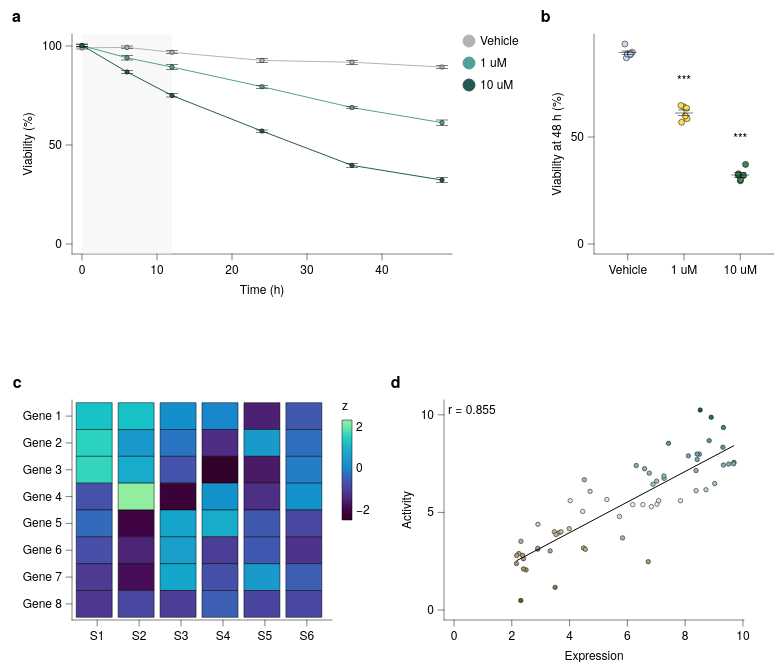

Write the Vega-Lite specification saved for this chart.
### Vega-Lite specification from a JSON file in a GitHub repository (floating-point values rounded to 4 significant figures)
{"background": null, "config": {"arc": {"fill": "#DBDBDB", "fillOpacity": 1.0, "innerRadius": 25.0, "padAngle": 0.03, "stroke": "black", "strokeOpacity": 1, "strokeWidth": 0.25}, "area": {"fill": "#DBDBDB", "fillOpacity": 1.0, "stroke": "black", "strokeOpacity": 1, "strokeWidth": 0.25}, "axis": {"domain": true, "domainCap": "round", "domainColor": "black", "domainWidth": 0.25, "grid": false, "gridCap": "round", "gridColor": "#F1F1F1", "gridDash": [0, 0], "gridOpacity": 1.0, "gridWidth": 0.25, "labelColor": "black", "labelFont": "Helvetica Neue, HelveticaNeue, Helvetica, Arial, sans-serif", "labelFontSize": 6, "labelFontStyle": "normal", "labelFontWeight": 400, "offset": 0, "ticks": true, "tickCap": "round", "tickColor": "black", "tickRound": false, "tickSize": 3, "tickWidth": 0.25, "titleColor": "black", "titleFont": "Helvetica Neue, HelveticaNeue, Helvetica, Arial, sans-serif", "titleFontSize": 6, "titleFontStyle": "normal", "titleFontWeight": 400}, "axisX": {"domain": true, "labelAlign": "center", "labelAngle": 0, "labels": true, "ticks": true, "translate": 0}, "axisY": {"domain": true, "labelAlign": "right", "labelAngle": 0, "labels": true, "ticks": true, "translate": 0}, "axisRight": {"domain": true, "labelAlign": "left", "labelAngle": 0, "labels": true, "ticks": true, "translate": 0}, "axisTop": {"domain": true, "labelAlign": "center", "labelAngle": 0, "labels": true, "ticks": true, "translate": 0}, "axisBand": {"tickOffset": 0}, "bar": {"fill": "#DBDBDB", "fillOpacity": 1.0, "stroke": "black", "strokeOpacity": 1, "strokeWidth": 0.25}, "boxplot": {"size": 9.0, "ticks": {"cornerRadius": 0.25, "fill": "black", "opacity": 1, "size": 4.5, "thickness": 0.25}, "box": {"fillOpacity": 1.0, "stroke": "black", "strokeOpacity": 1, "strokeWidth": 0.25}, "median": {"cornerRadius": 0, "fill": "black", "fillOpacity": 1.0, "opacity": 1, "size": 9.0, "thickness": 0.25}, "rule": {"fill": "black", "fillOpacity": 1.0, "size": 10.0, "stroke": "black", "strokeDash": [0, 0], "strokeOpacity": 1, "strokeWidth": 0.25}, "outliers": {"color": "black", "fill": "black", "fillOpacity": 1.0, "size": 0, "stroke": "black", "strokeOpacity": 1, "strokeWidth": 0.25}}, "circle": {"fill": "black", "fillOpacity": 1.0, "size": 1.25, "stroke": null, "strokeOpacity": 1, "strokeWidth": 0.25}, "errorband": {"band": {"fillOpacity": 0.6, "stroke": null, "strokeWidth": 0.25, "strokeOpacity": 1}, "borders": {"opacity": 0, "strokeOpacity": 1, "strokeWidth": 0.25}}, "errorbar": {"opacity": 1, "rule": {"strokeDash": [0, 0], "strokeWidth": 0.25}, "ticks": {"color": "black", "cornerRadius": 0.125, "opacity": 1, "size": 6.0, "thickness": 0.25}, "thickness": 0.25}, "font": "Helvetica Neue, HelveticaNeue, Helvetica, Arial, sans-serif", "geoshape": {"fill": "#DBDBDB", "fillOpacity": 1.0, "stroke": "black", "strokeOpacity": 1, "strokeWidth": 0.25}, "header": {"labelColor": "black", "labelFont": "Helvetica Neue, HelveticaNeue, Helvetica, Arial, sans-serif", "labelFontSize": 6, "labelFontStyle": "normal", "labelFontWeight": 400, "titleColor": "black", "titleFont": "Helvetica Neue, HelveticaNeue, Helvetica, Arial, sans-serif", "titleFontSize": 6, "titleFontStyle": "normal", "titleFontWeight": 400, "titlePadding": 0}, "legend": {"disable": false, "offset": 4.5, "titlePadding": 4, "labelOffset": 2, "gradientLabelOffset": 2, "columnPadding": 4, "rowPadding": 2, "gradientLength": 50.0, "gradientThickness": 5.0, "gradientOpacity": 1.0, "gradientStrokeColor": "black", "gradientStrokeWidth": 0.25, "labelColor": "black", "labelFont": "Helvetica Neue, HelveticaNeue, Helvetica, Arial, sans-serif", "labelFontSize": 6, "labelFontStyle": "normal", "labelFontWeight": 400, "strokeColor": "black", "strokeWidth": 0, "symbolSize": 36, "symbolStrokeColor": "black", "symbolStrokeWidth": 0.25, "titleColor": "black", "titleFont": "Helvetica Neue, HelveticaNeue, Helvetica, Arial, sans-serif", "titleFontSize": 6, "titleFontStyle": "normal", "titleFontWeight": 400}, "line": {"color": "black", "stroke": "black", "strokeCap": "butt", "strokeDash": [0, 0], "strokeOpacity": 1, "strokeWidth": 0.5}, "point": {"filled": true, "fill": "#DBDBDB", "fillOpacity": 1.0, "size": 5.0, "stroke": "black", "strokeOpacity": 1, "strokeWidth": 0.25}, "range": {"category": ["#B2B2B2", "#4A7CD3", "#008542", "#664CAF", "#509F98", "#636363", "#284F93", "#005226", "#382864", "#285753"], "diverging": {"scheme": ["#443E60", "#5F597E", "#7C759B", "#9994B6", "#B7B4CC", "#D6D5DC", "#F6F6F6", "#D1DAD9", "#A4C2BF", "#7AA9A4", "#578E89", "#37736E", "#1B5954"]}, "heatmap": {"scheme": ["#440154", "#472270", "#433E82", "#38598C", "#2C728E", "#238A8D", "#24A086", "#39B578", "#5DC862", "#96D646", "#CAE02D", "#FDE724"]}, "ordinal": {"scheme": ["#F1F1F1", "#DBDBDB", "#C6C6C6", "#B2B2B2", "#9D9D9D", "#898989", "#767676", "#636363", "#515151", "#404040", "#2F2F2F", "#1F1F1F"]}, "ramp": {"scheme": ["#440154", "#472270", "#433E82", "#38598C", "#2C728E", "#238A8D", "#24A086", "#39B578", "#5DC862", "#96D646", "#CAE02D", "#FDE724"]}}, "rule": {"color": "black", "stroke": "black", "strokeCap": "round", "strokeDash": [2, 2], "strokeOpacity": 1, "strokeWidth": 0.25}, "scale": {"barBandPaddingInner": 0.1, "rectBandPaddingInner": 0, "tickBandPaddingInner": 0.1, "bandPaddingOuter": 0.1, "bandWithNestedOffsetPaddingInner": 0.2, "bandWithNestedOffsetPaddingOuter": 0.2, "offsetBandPaddingInner": 0, "offsetBandPaddingOuter": 0, "continuousPadding": 5.0, "round": false}, "rect": {"fill": "#DBDBDB", "fillOpacity": 1.0, "stroke": "black", "strokeOpacity": 1, "strokeWidth": 0.25}, "square": {"fill": "#DBDBDB", "fillOpacity": 1.0, "size": 10.0, "stroke": "black", "strokeOpacity": 1, "strokeWidth": 0.25}, "text": {"color": "black", "font": "Helvetica Neue, HelveticaNeue, Helvetica, Arial, sans-serif", "fontSize": 6, "fontStyle": "normal", "fontWeight": 400}, "tick": {"color": "black", "cornerRadius": 0.125, "opacity": 1.0, "size": 9.0, "thickness": 0.25}, "title": {"anchor": "middle", "frame": "group", "color": "black", "font": "Helvetica Neue, HelveticaNeue, Helvetica, Arial, sans-serif", "fontSize": 6, "fontStyle": "normal", "fontWeight": 400, "subtitleColor": "black", "subtitleFont": "Helvetica Neue, HelveticaNeue, Helvetica, Arial, sans-serif", "subtitleFontSize": 6, "subtitleFontStyle": "normal", "subtitleFontWeight": 400}, "trail": {"color": "black", "opacity": 1, "size": 0.5}, "view": {"continuousWidth": 100, "continuousHeight": 100, "discreteWidth": 100, "discreteHeight": 100, "fill": null, "stroke": null, "strokeWidth": 0.25}}, "vconcat": [{"hconcat": [{"vconcat": [{"layer": [{"mark": {"type": "rect", "color": "#F1F1F1", "cornerRadius": 0, "opacity": 0.5, "stroke": null, "strokeOpacity": 0, "strokeWidth": 0}, "encoding": {"x": {"datum": 0.0}, "x2": {"datum": 12.0}}, "name": "__dsshade_1"}, {"data": {"name": "data-2df8fcd8789482323111f1ef45e04648"}, "mark": {"type": "line"}, "encoding": {"color": {"field": "dose", "scale": {"range": ["#B2B2B2", "#509F98", "#285753"]}, "sort": ["Vehicle", "1 uM", "10 uM"], "title": null, "type": "nominal"}, "x": {"field": "hour", "scale": {"domain": [0, 48], "nice": false}, "title": "Time (h)", "type": "quantitative"}, "y": {"aggregate": "mean", "field": "viability", "title": "Viability (%)", "type": "quantitative", "scale": {"nice": false}}}}, {"data": {"name": "data-2df8fcd8789482323111f1ef45e04648"}, "mark": {"type": "errorbar", "extent": "stderr"}, "encoding": {"detail": {"field": "dose", "type": "nominal"}, "x": {"field": "hour", "scale": {"domain": [0, 48], "nice": false}, "title": "Time (h)", "type": "quantitative"}, "y": {"field": "viability", "title": "", "type": "quantitative", "scale": {"nice": false}}}}, {"data": {"name": "data-2df8fcd8789482323111f1ef45e04648"}, "mark": {"type": "point", "filled": true}, "encoding": {"color": {"field": "dose", "scale": {"range": ["#B2B2B2", "#509F98", "#285753"]}, "sort": ["Vehicle", "1 uM", "10 uM"], "title": null, "type": "nominal"}, "x": {"field": "hour", "scale": {"domain": [0, 48], "nice": false}, "title": "Time (h)", "type": "quantitative"}, "y": {"aggregate": "mean", "field": "viability", "title": "", "type": "quantitative", "scale": {"nice": false}}}}], "height": 110, "width": 190}], "data": {"name": "data-f649f9d1c293ec8042ca0358e3477a5a"}, "name": "__dsfigure_label_1", "title": {"text": "a", "anchor": "start", "dx": -5, "dy": 0, "fontSize": 8, "fontWeight": 700, "frame": "bounds"}}, {"vconcat": [{"layer": [{"data": {"name": "data-57725c74331da9a384eb74789823cfd5"}, "mark": {"type": "circle", "opacity": 1.0, "size": 9.0, "stroke": "black", "strokeOpacity": 1, "strokeWidth": 0.25}, "encoding": {"color": {"field": "dose", "legend": null, "scale": {"domain": ["Vehicle", "1 uM", "10 uM"], "range": ["#C6D9F1", "#FDDD5D", "#438156"]}, "sort": ["Vehicle", "1 uM", "10 uM"], "title": null, "type": "nominal"}, "x": {"axis": {}, "field": "dose", "scale": {"domain": ["Vehicle", "1 uM", "10 uM"]}, "sort": ["Vehicle", "1 uM", "10 uM"], "title": null, "type": "nominal"}, "xOffset": {"field": "jitter_x", "scale": {"domain": [-2.65, 2.65], "range": [8.6, 13.9]}, "type": "quantitative"}, "y": {"field": "viability", "title": "Viability at 48 h (%)", "type": "quantitative", "scale": {"nice": false}}}}, {"data": {"name": "data-367dc2c68b38cfd54792e89a209c9a37"}, "mark": {"type": "errorbar"}, "encoding": {"x": {"axis": {}, "field": "dose", "scale": {"domain": ["Vehicle", "1 uM", "10 uM"]}, "sort": ["Vehicle", "1 uM", "10 uM"], "title": null, "type": "nominal"}, "y": {"field": "__mean", "title": "Viability at 48 h (%)", "type": "quantitative", "scale": {"nice": false}}, "yError": {"field": "__error"}}}, {"data": {"name": "data-367dc2c68b38cfd54792e89a209c9a37"}, "mark": {"type": "tick"}, "encoding": {"x": {"axis": {}, "field": "dose", "scale": {"domain": ["Vehicle", "1 uM", "10 uM"]}, "sort": ["Vehicle", "1 uM", "10 uM"], "title": null, "type": "nominal"}, "y": {"field": "__mean", "title": "Viability at 48 h (%)", "type": "quantitative", "scale": {"nice": false}}}}, {"layer": [{"data": {"values": [{"y": 64.74, "label": "***", "__dysonsphere__": 1}]}, "mark": {"type": "text", "align": "center", "baseline": "bottom", "dy": -10.0, "fontSize": 6}, "encoding": {"text": {"field": "label", "type": "nominal"}, "x": {"value": 45.0}, "y": {"field": "y", "type": "quantitative", "scale": {"nice": false}}}}, {"data": {"values": [{"y": 37.21, "label": "***", "__dysonsphere__": 1}]}, "mark": {"type": "text", "align": "center", "baseline": "bottom", "dy": -10.0, "fontSize": 6}, "encoding": {"text": {"field": "label", "type": "nominal"}, "x": {"value": 73.12}, "y": {"field": "y", "type": "quantitative", "scale": {"nice": false}}}}], "name": "__dysonsphere_750940f550e4b966_1"}], "height": 110, "width": 90}], "name": "__dsfigure_label_2", "title": {"text": "b", "anchor": "start", "dx": -5, "dy": 0, "fontSize": 8, "fontWeight": 700, "frame": "bounds"}}], "resolve": {"scale": {"color": "independent"}}, "spacing": 10}, {"hconcat": [{"vconcat": [{"mark": {"type": "rect"}, "encoding": {"color": {"field": "z", "scale": {"range": ["#32022B", "#43044D", "#4D338C", "#484DA6", "#1D83CA", "#1D9CCB", "#23B5C9", "#4DE0B4", "#91EE9F"]}, "title": "z", "type": "quantitative"}, "x": {"field": "sample", "title": null, "type": "nominal"}, "y": {"field": "gene", "title": null, "type": "nominal"}}, "height": 110, "width": 130}], "data": {"name": "data-a21647c02a1d24cb6cbfe2bbd9a7734f"}, "name": "__dsfigure_label_3", "title": {"text": "c", "anchor": "start", "dx": -5, "dy": 0, "fontSize": 8, "fontWeight": 700, "frame": "bounds"}}, {"vconcat": [{"layer": [{"data": {"name": "data-049ae1e054d46cab2c22a6cf55834b21"}, "mark": {"type": "point", "filled": true}, "encoding": {"color": {"field": "activity", "legend": null, "scale": {"range": ["#6F572A", "#9E875F", "#B5A17F", "#CABBA2", "#F4F1E9", "#9DBFC6", "#78A5AF", "#558B96", "#1A5762"]}, "title": null, "type": "quantitative"}, "x": {"field": "expression", "title": "Expression", "type": "quantitative", "scale": {"nice": false}}, "y": {"field": "activity", "title": "Activity", "type": "quantitative", "scale": {"nice": false}}}}, {"layer": [{"data": {"name": "data-ff6682bfcc01d8060f743c19712dd229"}, "mark": {"type": "line"}, "encoding": {"x": {"field": "expression", "type": "quantitative", "scale": {"nice": false}}, "y": {"field": "activity", "type": "quantitative", "scale": {"nice": false}}}}, {"data": {"values": [{"__dysonsphere__": 1}]}, "mark": {"type": "text", "align": "left", "angle": 0, "baseline": "top", "dx": 0, "dy": 0, "fontSize": 6, "opacity": 1.0}, "encoding": {"text": {"value": "r = 0.855"}, "x": {"value": 2}, "y": {"value": 2}}}], "name": "__dysonsphere_4a0d6e838e0e7d52_2"}], "height": 110, "width": 150}], "name": "__dsfigure_label_4", "title": {"text": "d", "anchor": "start", "dx": -5, "dy": 0, "fontSize": 8, "fontWeight": 700, "frame": "bounds"}}], "resolve": {"scale": {"color": "independent"}}, "spacing": 10}], "resolve": {"scale": {"color": "independent"}}, "spacing": 40, "$schema": "https://vega.github.io/schema/vega-lite/v6.4.1.json", "datasets": {"data-f649f9d1c293ec8042ca0358e3477a5a": [{"__dummy": 0, "__dysonsphere__": 1}], "data-2df8fcd8789482323111f1ef45e04648": [{"dose": "Vehicle", "hour": 0, "viability": 100.0}, {"dose": "Vehicle", "hour": 0, "viability": 100.7}, {"dose": "Vehicle", "hour": 0, "viability": 99.31}, {"dose": "Vehicle", "hour": 0, "viability": 97.77}, {"dose": "Vehicle", "hour": 0, "viability": 98.86}, {"dose": "Vehicle", "hour": 0, "viability": 97.52}, {"dose": "Vehicle", "hour": 6, "viability": 98.96}, {"dose": "Vehicle", "hour": 6, "viability": 102.2}, {"dose": "Vehicle", "hour": 6, "viability": 97.58}, {"dose": "Vehicle", "hour": 6, "viability": 97.26}, {"dose": "Vehicle", "hour": 6, "viability": 100.0}, {"dose": "Vehicle", "hour": 6, "viability": 99.7}, {"dose": "Vehicle", "hour": 12, "viability": 97.89}, {"dose": "Vehicle", "hour": 12, "viability": 95.3}, {"dose": "Vehicle", "hour": 12, "viability": 97.56}, {"dose": "Vehicle", "hour": 12, "viability": 99.37}, {"dose": "Vehicle", "hour": 12, "viability": 94.27}, {"dose": "Vehicle", "hour": 12, "viability": 96.48}, {"dose": "Vehicle", "hour": 24, "viability": 90.56}, {"dose": "Vehicle", "hour": 24, "viability": 92.09}, {"dose": "Vehicle", "hour": 24, "viability": 90.71}, {"dose": "Vehicle", "hour": 24, "viability": 94.73}, {"dose": "Vehicle", "hour": 24, "viability": 92.14}, {"dose": "Vehicle", "hour": 24, "viability": 95.99}, {"dose": "Vehicle", "hour": 36, "viability": 93.44}, {"dose": "Vehicle", "hour": 36, "viability": 92.59}, {"dose": "Vehicle", "hour": 36, "viability": 86.76}, {"dose": "Vehicle", "hour": 36, "viability": 91.71}, {"dose": "Vehicle", "hour": 36, "viability": 92.93}, {"dose": "Vehicle", "hour": 36, "viability": 93.34}, {"dose": "Vehicle", "hour": 48, "viability": 87.02}, {"dose": "Vehicle", "hour": 48, "viability": 89.65}, {"dose": "Vehicle", "hour": 48, "viability": 88.4}, {"dose": "Vehicle", "hour": 48, "viability": 88.82}, {"dose": "Vehicle", "hour": 48, "viability": 93.5}, {"dose": "Vehicle", "hour": 48, "viability": 88.83}, {"dose": "1 uM", "hour": 0, "viability": 99.92}, {"dose": "1 uM", "hour": 0, "viability": 102.2}, {"dose": "1 uM", "hour": 0, "viability": 98.54}, {"dose": "1 uM", "hour": 0, "viability": 99.72}, {"dose": "1 uM", "hour": 0, "viability": 100.3}, {"dose": "1 uM", "hour": 0, "viability": 100.2}, {"dose": "1 uM", "hour": 6, "viability": 91.11}, {"dose": "1 uM", "hour": 6, "viability": 94.37}, {"dose": "1 uM", "hour": 6, "viability": 97.57}, {"dose": "1 uM", "hour": 6, "viability": 90.31}, {"dose": "1 uM", "hour": 6, "viability": 96.32}, {"dose": "1 uM", "hour": 6, "viability": 94.47}, {"dose": "1 uM", "hour": 12, "viability": 87.09}, {"dose": "1 uM", "hour": 12, "viability": 93.69}, {"dose": "1 uM", "hour": 12, "viability": 90.6}, {"dose": "1 uM", "hour": 12, "viability": 85.69}, {"dose": "1 uM", "hour": 12, "viability": 88.88}, {"dose": "1 uM", "hour": 12, "viability": 90.13}, {"dose": "1 uM", "hour": 24, "viability": 78.19}, {"dose": "1 uM", "hour": 24, "viability": 80.37}, {"dose": "1 uM", "hour": 24, "viability": 78.5}, {"dose": "1 uM", "hour": 24, "viability": 80.33}, {"dose": "1 uM", "hour": 24, "viability": 82.26}, {"dose": "1 uM", "hour": 24, "viability": 76.97}, {"dose": "1 uM", "hour": 36, "viability": 70.28}, {"dose": "1 uM", "hour": 36, "viability": 68.61}, {"dose": "1 uM", "hour": 36, "viability": 70.09}, {"dose": "1 uM", "hour": 36, "viability": 66.8}, {"dose": "1 uM", "hour": 36, "viability": 68.32}, {"dose": "1 uM", "hour": 36, "viability": 69.28}, {"dose": "1 uM", "hour": 48, "viability": 64.13}, {"dose": "1 uM", "hour": 48, "viability": 64.74}, {"dose": "1 uM", "hour": 48, "viability": 58.57}, {"dose": "1 uM", "hour": 48, "viability": 59.89}, {"dose": "1 uM", "hour": 48, "viability": 63.5}, {"dose": "1 uM", "hour": 48, "viability": 56.9}, {"dose": "10 uM", "hour": 0, "viability": 98.84}, {"dose": "10 uM", "hour": 0, "viability": 99.76}, {"dose": "10 uM", "hour": 0, "viability": 103.1}, {"dose": "10 uM", "hour": 0, "viability": 101.7}, {"dose": "10 uM", "hour": 0, "viability": 99.18}, {"dose": "10 uM", "hour": 0, "viability": 99.08}, {"dose": "10 uM", "hour": 6, "viability": 85.96}, {"dose": "10 uM", "hour": 6, "viability": 90.4}, {"dose": "10 uM", "hour": 6, "viability": 85.52}, {"dose": "10 uM", "hour": 6, "viability": 85.83}, {"dose": "10 uM", "hour": 6, "viability": 87.47}, {"dose": "10 uM", "hour": 6, "viability": 86.29}, {"dose": "10 uM", "hour": 12, "viability": 74.48}, {"dose": "10 uM", "hour": 12, "viability": 72.19}, {"dose": "10 uM", "hour": 12, "viability": 74.95}, {"dose": "10 uM", "hour": 12, "viability": 73.87}, {"dose": "10 uM", "hour": 12, "viability": 77.89}, {"dose": "10 uM", "hour": 12, "viability": 76.61}, {"dose": "10 uM", "hour": 24, "viability": 56.15}, {"dose": "10 uM", "hour": 24, "viability": 57.89}, {"dose": "10 uM", "hour": 24, "viability": 55.36}, {"dose": "10 uM", "hour": 24, "viability": 58.84}, {"dose": "10 uM", "hour": 24, "viability": 56.2}, {"dose": "10 uM", "hour": 24, "viability": 57.67}, {"dose": "10 uM", "hour": 36, "viability": 38.92}, {"dose": "10 uM", "hour": 36, "viability": 43.01}, {"dose": "10 uM", "hour": 36, "viability": 37.93}, {"dose": "10 uM", "hour": 36, "viability": 37.06}, {"dose": "10 uM", "hour": 36, "viability": 41.39}, {"dose": "10 uM", "hour": 36, "viability": 39.9}, {"dose": "10 uM", "hour": 48, "viability": 32.01}, {"dose": "10 uM", "hour": 48, "viability": 37.21}, {"dose": "10 uM", "hour": 48, "viability": 29.52}, {"dose": "10 uM", "hour": 48, "viability": 30.04}, {"dose": "10 uM", "hour": 48, "viability": 32.11}, {"dose": "10 uM", "hour": 48, "viability": 32.83}], "data-57725c74331da9a384eb74789823cfd5": [{"dose": "Vehicle", "hour": 48, "viability": 87.02, "jitter_x": -0.6855}, {"dose": "Vehicle", "hour": 48, "viability": 89.65, "jitter_x": 2.252}, {"dose": "Vehicle", "hour": 48, "viability": 88.4, "jitter_x": 1.224}, {"dose": "Vehicle", "hour": 48, "viability": 88.82, "jitter_x": -0.2527}, {"dose": "Vehicle", "hour": 48, "viability": 93.5, "jitter_x": -1.419}, {"dose": "Vehicle", "hour": 48, "viability": 88.83, "jitter_x": 1.329}, {"dose": "1 uM", "hour": 48, "viability": 64.13, "jitter_x": -0.221}, {"dose": "1 uM", "hour": 48, "viability": 64.74, "jitter_x": -1.523}, {"dose": "1 uM", "hour": 48, "viability": 58.57, "jitter_x": 1.532}, {"dose": "1 uM", "hour": 48, "viability": 59.89, "jitter_x": 0.6424}, {"dose": "1 uM", "hour": 48, "viability": 63.5, "jitter_x": 1.261}, {"dose": "1 uM", "hour": 48, "viability": 56.9, "jitter_x": -1.167}, {"dose": "10 uM", "hour": 48, "viability": 32.01, "jitter_x": 1.659}, {"dose": "10 uM", "hour": 48, "viability": 37.21, "jitter_x": 2.65}, {"dose": "10 uM", "hour": 48, "viability": 29.52, "jitter_x": 0.0485}, {"dose": "10 uM", "hour": 48, "viability": 30.04, "jitter_x": 0.1995}, {"dose": "10 uM", "hour": 48, "viability": 32.11, "jitter_x": -1.006}, {"dose": "10 uM", "hour": 48, "viability": 32.83, "jitter_x": -0.9161}], "data-367dc2c68b38cfd54792e89a209c9a37": [{"dose": "Vehicle", "__mean": 89.37, "__error": 0.8977, "__dysonsphere__": 1}, {"dose": "1 uM", "__mean": 61.29, "__error": 1.335, "__dysonsphere__": 1}, {"dose": "10 uM", "__mean": 32.29, "__error": 1.116, "__dysonsphere__": 1}], "data-a21647c02a1d24cb6cbfe2bbd9a7734f": [{"gene": "Gene 1", "sample": "S1", "z": 1.324}, {"gene": "Gene 1", "sample": "S2", "z": 1.294}, {"gene": "Gene 1", "sample": "S3", "z": 0.2025}, {"gene": "Gene 1", "sample": "S4", "z": 0.01991}, {"gene": "Gene 1", "sample": "S5", "z": -1.534}, {"gene": "Gene 1", "sample": "S6", "z": -0.5792}, {"gene": "Gene 2", "sample": "S1", "z": 1.535}, {"gene": "Gene 2", "sample": "S2", "z": 0.4455}, {"gene": "Gene 2", "sample": "S3", "z": -0.2402}, {"gene": "Gene 2", "sample": "S4", "z": -1.358}, {"gene": "Gene 2", "sample": "S5", "z": 0.4721}, {"gene": "Gene 2", "sample": "S6", "z": -0.3073}, {"gene": "Gene 3", "sample": "S1", "z": 1.589}, {"gene": "Gene 3", "sample": "S2", "z": 0.909}, {"gene": "Gene 3", "sample": "S3", "z": -0.6186}, {"gene": "Gene 3", "sample": "S4", "z": -2.498}, {"gene": "Gene 3", "sample": "S5", "z": -1.631}, {"gene": "Gene 3", "sample": "S6", "z": -0.1372}, {"gene": "Gene 4", "sample": "S1", "z": -0.6286}, {"gene": "Gene 4", "sample": "S2", "z": 2.347}, {"gene": "Gene 4", "sample": "S3", "z": -2.246}, {"gene": "Gene 4", "sample": "S4", "z": 0.2567}, {"gene": "Gene 4", "sample": "S5", "z": -1.345}, {"gene": "Gene 4", "sample": "S6", "z": 0.279}, {"gene": "Gene 5", "sample": "S1", "z": -0.369}, {"gene": "Gene 5", "sample": "S2", "z": -2.037}, {"gene": "Gene 5", "sample": "S3", "z": 0.7491}, {"gene": "Gene 5", "sample": "S4", "z": 0.9417}, {"gene": "Gene 5", "sample": "S5", "z": -0.5658}, {"gene": "Gene 5", "sample": "S6", "z": -0.7739}, {"gene": "Gene 6", "sample": "S1", "z": -0.6599}, {"gene": "Gene 6", "sample": "S2", "z": -1.475}, {"gene": "Gene 6", "sample": "S3", "z": 0.5986}, {"gene": "Gene 6", "sample": "S4", "z": -1.043}, {"gene": "Gene 6", "sample": "S5", "z": -0.5512}, {"gene": "Gene 6", "sample": "S6", "z": -1.293}, {"gene": "Gene 7", "sample": "S1", "z": -1.126}, {"gene": "Gene 7", "sample": "S2", "z": -1.778}, {"gene": "Gene 7", "sample": "S3", "z": 0.7571}, {"gene": "Gene 7", "sample": "S4", "z": -0.6541}, {"gene": "Gene 7", "sample": "S5", "z": 0.4659}, {"gene": "Gene 7", "sample": "S6", "z": -0.4867}, {"gene": "Gene 8", "sample": "S1", "z": -1.194}, {"gene": "Gene 8", "sample": "S2", "z": -0.8267}, {"gene": "Gene 8", "sample": "S3", "z": -1.06}, {"gene": "Gene 8", "sample": "S4", "z": -0.492}, {"gene": "Gene 8", "sample": "S5", "z": -0.8753}, {"gene": "Gene 8", "sample": "S6", "z": -0.7999}], "data-049ae1e054d46cab2c22a6cf55834b21": [{"expression": 3.623, "activity": 3.952}, {"expression": 2.406, "activity": 2.63}, {"expression": 3.703, "activity": 4.009}, {"expression": 9.324, "activity": 7.426}, {"expression": 8.721, "activity": 6.161}, {"expression": 2.899, "activity": 3.119}, {"expression": 6.83, "activity": 5.298}, {"expression": 5.834, "activity": 3.695}, {"expression": 6.757, "activity": 7.013}, {"expression": 7.274, "activity": 6.746}, {"expression": 4.453, "activity": 5.05}, {"expression": 9.691, "activity": 7.565}, {"expression": 5.727, "activity": 4.792}, {"expression": 7.025, "activity": 5.421}, {"expression": 7.082, "activity": 5.601}, {"expression": 3.471, "activity": 4.011}, {"expression": 2.495, "activity": 2.056}, {"expression": 5.292, "activity": 5.661}, {"expression": 8.112, "activity": 7.897}, {"expression": 8.522, "activity": 10.25}, {"expression": 7.84, "activity": 5.601}, {"expression": 2.906, "activity": 4.39}, {"expression": 9.307, "activity": 8.338}, {"expression": 8.416, "activity": 7.716}, {"expression": 9.022, "activity": 6.477}, {"expression": 6.186, "activity": 5.397}, {"expression": 9.325, "activity": 9.352}, {"expression": 2.373, "activity": 2.8}, {"expression": 2.242, "activity": 2.891}, {"expression": 2.162, "activity": 2.381}, {"expression": 4.022, "activity": 5.603}, {"expression": 3.989, "activity": 4.165}, {"expression": 3.5, "activity": 1.16}, {"expression": 6.536, "activity": 5.399}, {"expression": 2.312, "activity": 0.487}, {"expression": 6.723, "activity": 2.477}, {"expression": 3.328, "activity": 3.026}, {"expression": 7.423, "activity": 8.539}, {"expression": 2.169, "activity": 2.791}, {"expression": 4.485, "activity": 3.181}, {"expression": 9.507, "activity": 7.477}, {"expression": 6.307, "activity": 7.402}, {"expression": 8.493, "activity": 7.983}, {"expression": 7.264, "activity": 6.869}, {"expression": 6.886, "activity": 6.445}, {"expression": 3.53, "activity": 3.87}, {"expression": 6.595, "activity": 7.243}, {"expression": 2.317, "activity": 3.517}, {"expression": 8.413, "activity": 7.989}, {"expression": 9.681, "activity": 7.493}, {"expression": 8.832, "activity": 8.679}, {"expression": 2.406, "activity": 2.103}, {"expression": 4.709, "activity": 6.08}, {"expression": 4.544, "activity": 3.11}, {"expression": 2.902, "activity": 3.156}, {"expression": 7.013, "activity": 6.601}, {"expression": 8.38, "activity": 6.114}, {"expression": 4.51, "activity": 6.674}, {"expression": 8.902, "activity": 9.874}, {"expression": 8.377, "activity": 7.145}], "data-ff6682bfcc01d8060f743c19712dd229": [{"expression": 2.162, "activity": 2.521, "__dysonsphere__": 1}, {"expression": 9.691, "activity": 8.422, "__dysonsphere__": 1}]}}
